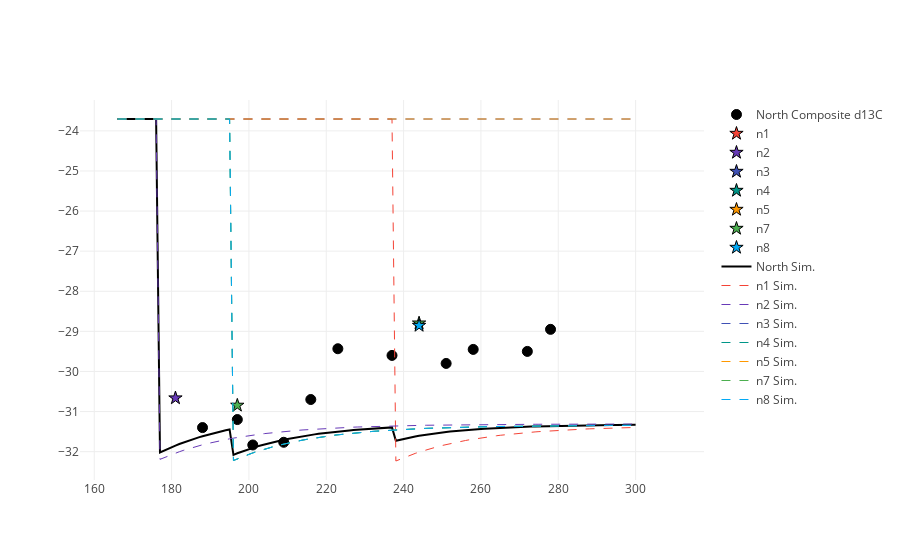

The notebook cell saved with this chart:
### Code cell
%matplotlib inline
import plotlycred
figname = 'Soils' + variable + transect + '.png'

online = False
if online:
    # fig = py.iplot(data) 
    fig = go.Figure(data=data) # , layout=layout)
    py.image.save_as(fig, filename=figname)
else:
    iplot(data)

### Figure 1 — Plotly figure (JSON) as saved in the notebook; plotly's stock layout.template omitted (floating-point values rounded to 4 significant figures; data arrays with more than 128 entries replaced by an {"elided": "..."} marker saying what was removed)
{"data": [{"marker": {"color": "black", "line": {"color": "black", "width": 1}, "size": 10, "symbol": "circle"}, "mode": "markers", "name": "North Composite d13C", "type": "scatter", "x": {"elided": "135 int values"}, "y": {"elided": "135 float values"}}, {"marker": {"color": "#F44336", "line": {"color": "black", "width": 1}, "size": 10, "symbol": "star"}, "mode": "markers", "name": "n1", "type": "scatter", "x": {"elided": "135 int values"}, "y": {"elided": "135 null values"}}, {"marker": {"color": "#673AB7", "line": {"color": "black", "width": 1}, "size": 10, "symbol": "star"}, "mode": "markers", "name": "n2", "type": "scatter", "x": {"elided": "135 int values"}, "y": {"elided": "135 float values"}}, {"marker": {"color": "#3F51B5", "line": {"color": "black", "width": 1}, "size": 10, "symbol": "star"}, "mode": "markers", "name": "n3", "type": "scatter", "x": {"elided": "135 int values"}, "y": {"elided": "135 null values"}}, {"marker": {"color": "#009688", "line": {"color": "black", "width": 1}, "size": 10, "symbol": "star"}, "mode": "markers", "name": "n4", "type": "scatter", "x": {"elided": "135 int values"}, "y": {"elided": "135 null values"}}, {"marker": {"color": "#FF9800", "line": {"color": "black", "width": 1}, "size": 10, "symbol": "star"}, "mode": "markers", "name": "n5", "type": "scatter", "x": {"elided": "135 int values"}, "y": {"elided": "135 null values"}}, {"marker": {"color": "#4CAF50", "line": {"color": "black", "width": 1}, "size": 10, "symbol": "star"}, "mode": "markers", "name": "n7", "type": "scatter", "x": {"elided": "135 int values"}, "y": {"elided": "135 float values"}}, {"marker": {"color": "#03A9F4", "line": {"color": "black", "width": 1}, "size": 10, "symbol": "star"}, "mode": "markers", "name": "n8", "type": "scatter", "x": {"elided": "135 int values"}, "y": {"elided": "135 float values"}}, {"marker": {"color": "black"}, "mode": "lines", "name": "North Sim.", "type": "scatter", "x": {"elided": "135 int values"}, "y": {"elided": "135 float values"}}, {"line": {"color": "#F44336", "dash": "dash", "width": 1}, "name": "n1 Sim.", "type": "scatter", "x": {"elided": "135 int values"}, "y": {"elided": "135 float values"}}, {"line": {"color": "#673AB7", "dash": "dash", "width": 1}, "name": "n2 Sim.", "type": "scatter", "x": {"elided": "135 int values"}, "y": {"elided": "135 float values"}}, {"line": {"color": "#3F51B5", "dash": "dash", "width": 1}, "name": "n3 Sim.", "type": "scatter", "x": {"elided": "135 int values"}, "y": {"elided": "135 float values"}}, {"line": {"color": "#009688", "dash": "dash", "width": 1}, "name": "n4 Sim.", "type": "scatter", "x": {"elided": "135 int values"}, "y": {"elided": "135 float values"}}, {"line": {"color": "#FF9800", "dash": "dash", "width": 1}, "name": "n5 Sim.", "type": "scatter", "x": {"elided": "135 int values"}, "y": {"elided": "135 float values"}}, {"line": {"color": "#4CAF50", "dash": "dash", "width": 1}, "name": "n7 Sim.", "type": "scatter", "x": {"elided": "135 int values"}, "y": {"elided": "135 float values"}}, {"line": {"color": "#03A9F4", "dash": "dash", "width": 1}, "name": "n8 Sim.", "type": "scatter", "x": {"elided": "135 int values"}, "y": {"elided": "135 float values"}}], "layout": {}}
